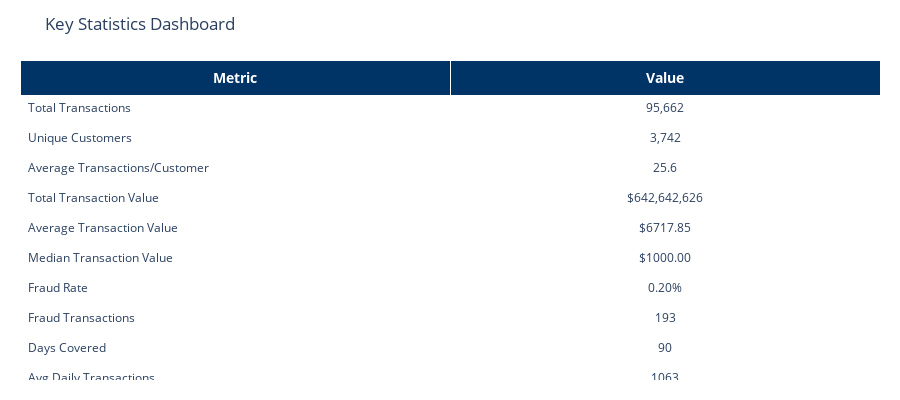

The code cell stored with this chart in its notebook:
### Code cell
# %%
# Create visualization
fig = go.Figure()

metrics = [x[0] for x in summary_stats]
values = [x[1] for x in summary_stats]

fig.add_trace(go.Table(
    header=dict(
        values=['<b>Metric</b>', '<b>Value</b>'],
        fill_color='#003366',
        align='center',
        font=dict(color='white', size=14)
    ),
    cells=dict(
        values=[metrics, values],
        fill_color=[['white', 'white']],
        align=['left', 'center'],
        font=dict(size=12),
        height=30
    )
))

fig.update_layout(
    title='Key Statistics Dashboard',
    height=400,
    margin=dict(l=20, r=20, t=60, b=20)
)

fig.show()

### Figure 1 — Plotly figure (JSON) as saved in the notebook; plotly's stock layout.template omitted (floating-point values rounded to 4 significant figures)
{"data": [{"cells": {"align": ["left", "center"], "fill": {"color": [["white", "white"]]}, "font": {"size": 12}, "height": 30, "values": [["Total Transactions", "Unique Customers", "Average Transactions/Customer", "Total Transaction Value", "Average Transaction Value", "Median Transaction Value", "Fraud Rate", "Fraud Transactions", "Days Covered", "Avg Daily Transactions"], ["95,662", "3,742", "25.6", "$642,642,626", "$6717.85", "$1000.00", "0.20%", "193", "90", "1063"]]}, "header": {"align": "center", "fill": {"color": "#003366"}, "font": {"color": "white", "size": 14}, "values": ["<b>Metric</b>", "<b>Value</b>"]}, "type": "table"}], "layout": {"height": 400, "margin": {"b": 20, "l": 20, "r": 20, "t": 60}, "title": {"text": "Key Statistics Dashboard"}}}
